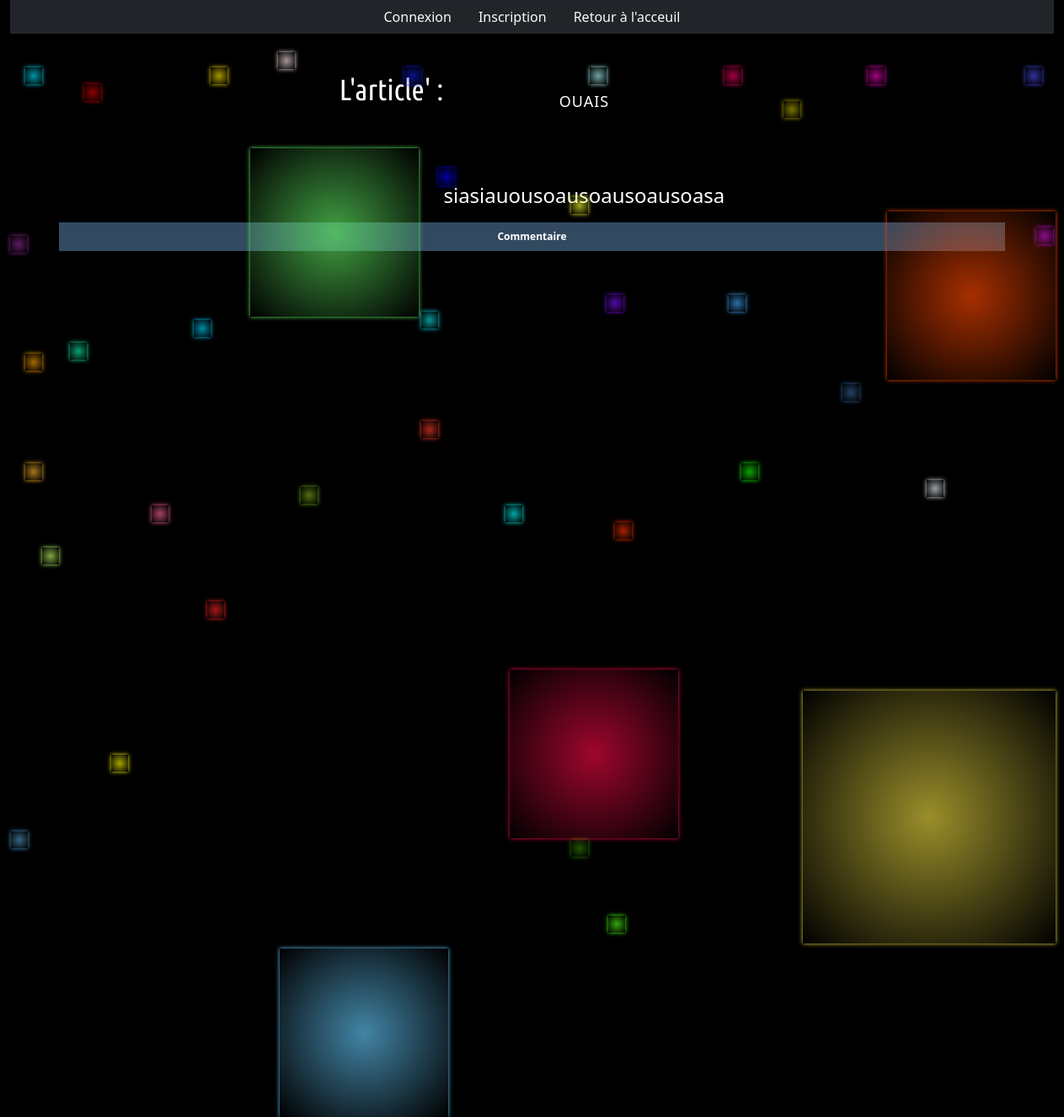
The page /PHP/view-coms.php?id=6 on the database as committed earlier.
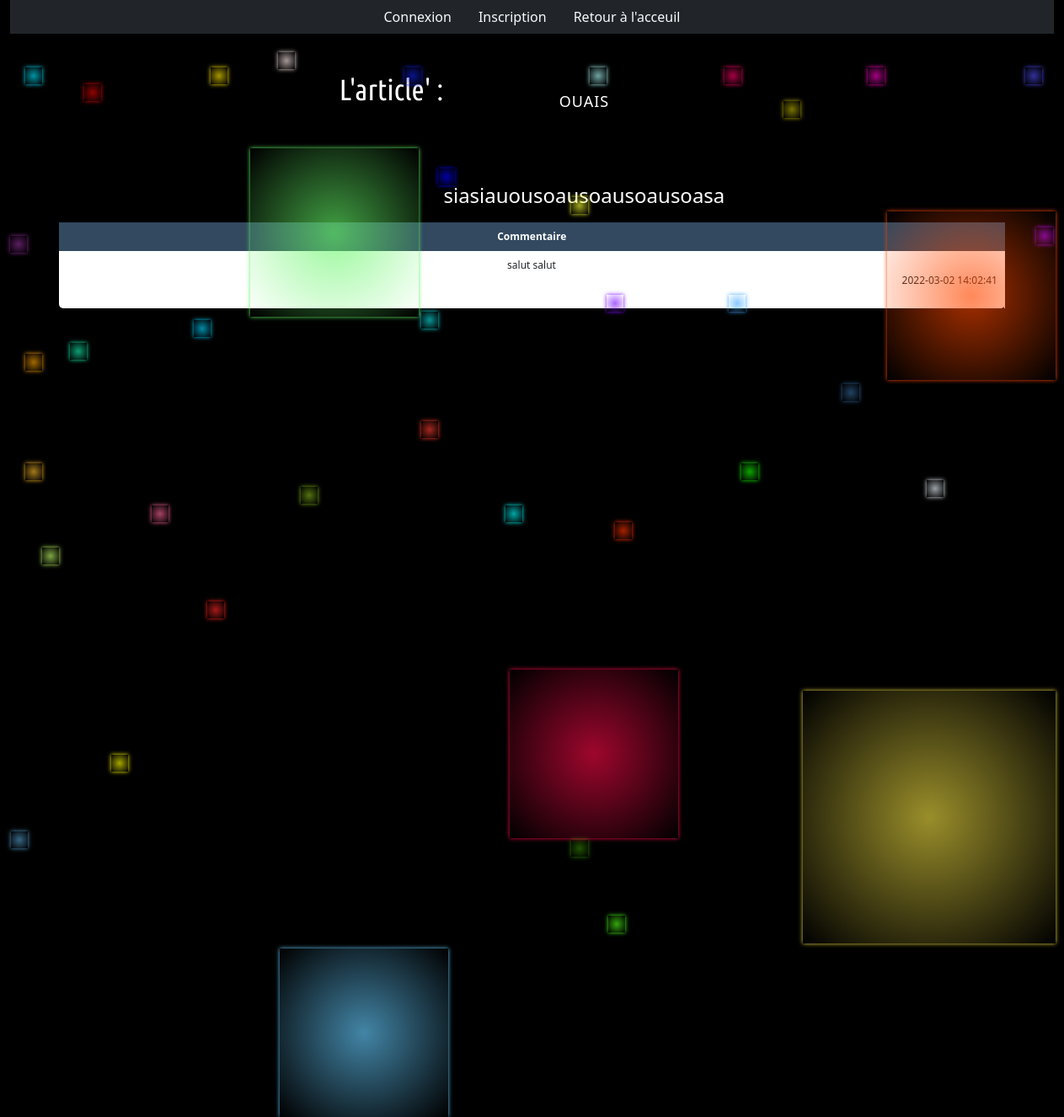
The same page on the database as committed later.
### tables this page shows
CREATE TABLE `commentaires` (
  `id` int(11) NOT NULL,
  `commentaire` varchar(1024) NOT NULL,
  `id_article` int(11) NOT NULL,
  `id_utilisateur` int(11) NOT NULL,
  `date` timestamp NOT NULL DEFAULT current_timestamp() ON UPDATE current_timestamp()
);

### PHP/view-coms.php (the view, shortened to what this page needs)
<?php
require_once('configuration.php');
?>
<!DOCTYPE html>
<html lang="fr">
<head>
  <link href="https://cdn.jsdelivr.net/npm/bootstrap@5.1.3/dist/css/bootstrap.min.css" rel="stylesheet">
  <link rel="stylesheet" href="../CSS/blog.css">
</head>
<body>
  <div class=" container-fluid gray">
    <header>
      <?php
      include('header-articles.php');
      ?>
    </header>
  </div>
  <main class="footer-auto-bottom">
    <div class="background">
      <i></i><i></i><i></i><i></i><i></i><i></i><i></i><i></i><i></i><i></i><i></i><i></i><i></i><i></i><i></i><i></i><i></i><i></i><i></i><i></i><i></i><i></i><i></i><i></i><i></i><i></i><i></i><i></i><i></i><i></i><i></i><i></i><i></i><i></i><i></i><i></i><i></i><i></i><i></i><i></i>
    </div>
    <?php
    if (isset($_GET['id'])) {
      $article = $_GET['id'];
      $art = $db->prepare('SELECT * FROM articles WHERE id = ?');
      $art->execute(array($article));
      $fetchArt = $art->fetch();
      $com = $db->prepare('SELECT commentaire, date FROM commentaires WHERE id_article = ?');
      $com->execute(array($article));
    }
    ?>
    <div class="titre-index-zone">
      <p1 class="titre-index">L'article' :</p1><br /></br>
      <div>
        <h2><?= $fetchArt['title']; ?></h2><br><br>
        <h4 style="color : white;"><?= $fetchArt['article']; ?></h4>
      </div>
    </div>
    <article>
      <div class="table-wrapper">
        <table class="fl-table">
          <thead>
            <tr>
              <th>Commentaire</th>
            </tr>
          </thead>
          <tbody>
            <?php
            while ($data = $com->fetch()) {
            ?>
              <tr>
                <td><?php echo $data['commentaire']; ?> <p style="text-align : right"><?php echo $data['date']; ?></p>
                </td>
              </tr>
          </tbody>
        <?php
            }
        ?>
        </table>
      </div>
    </article>
    <body>

Rows that differ between the two databases and show on the page:
added commentaires: commentaire "salut salut", date "2022-03-02 14:02:41"
